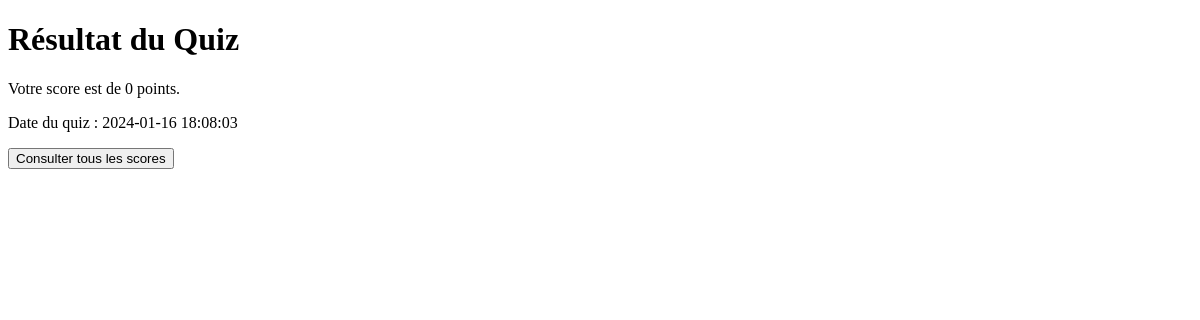
Page /resultat_quiz.php on the earlier database version.
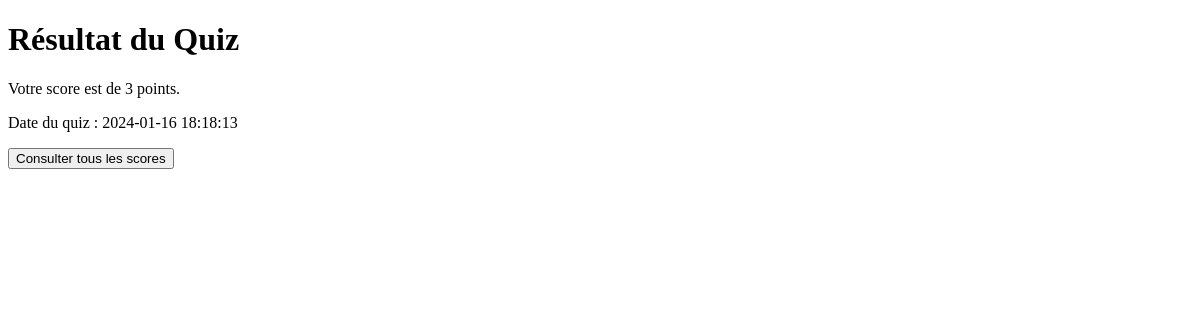
Same page on the later database version.
### tables this page shows
CREATE TABLE scores (
        id INTEGER PRIMARY KEY,
        participant_id INTEGER,
        score INTEGER,
        time INTEGER,
        FOREIGN KEY (participant_id) REFERENCES participants(idP));

### resultat_quiz.php (the view, shortened to what this page needs)
<!DOCTYPE html>
<html lang="fr">
<head>
</head>
<body>
    <h1>Résultat du Quiz</h1>
    <?php
    try {
        $file_db = new PDO('sqlite:contacts.sqlite3');
        $file_db->setAttribute(PDO::ATTR_ERRMODE, PDO::ERRMODE_WARNING);
        $result = $file_db->query("SELECT * FROM scores ORDER BY id DESC LIMIT 1")->fetch(PDO::FETCH_ASSOC);
        if ($result) {
            echo '<p>Votre score est de ' . $result['score'] . ' points.</p>';
            echo '<p>Date du quiz : ' . date('Y-m-d H:i:s', $result['time']) . '</p>';
            echo '<a href="consulter_scores.php"><button>Consulter tous les scores</button></a>';
        } else {
            echo '<p>Aucun score disponible.</p>';
        }
    } catch (PDOException $ex) {
        echo $ex->getMessage();
    }
    ?>
</body>
</html>

Differences in the rows shown:
no longer on this page (row edited): scores: score "0", time "2024-01-16 18:08:03"
added scores: score "3", time "2024-01-16 18:18:13"
